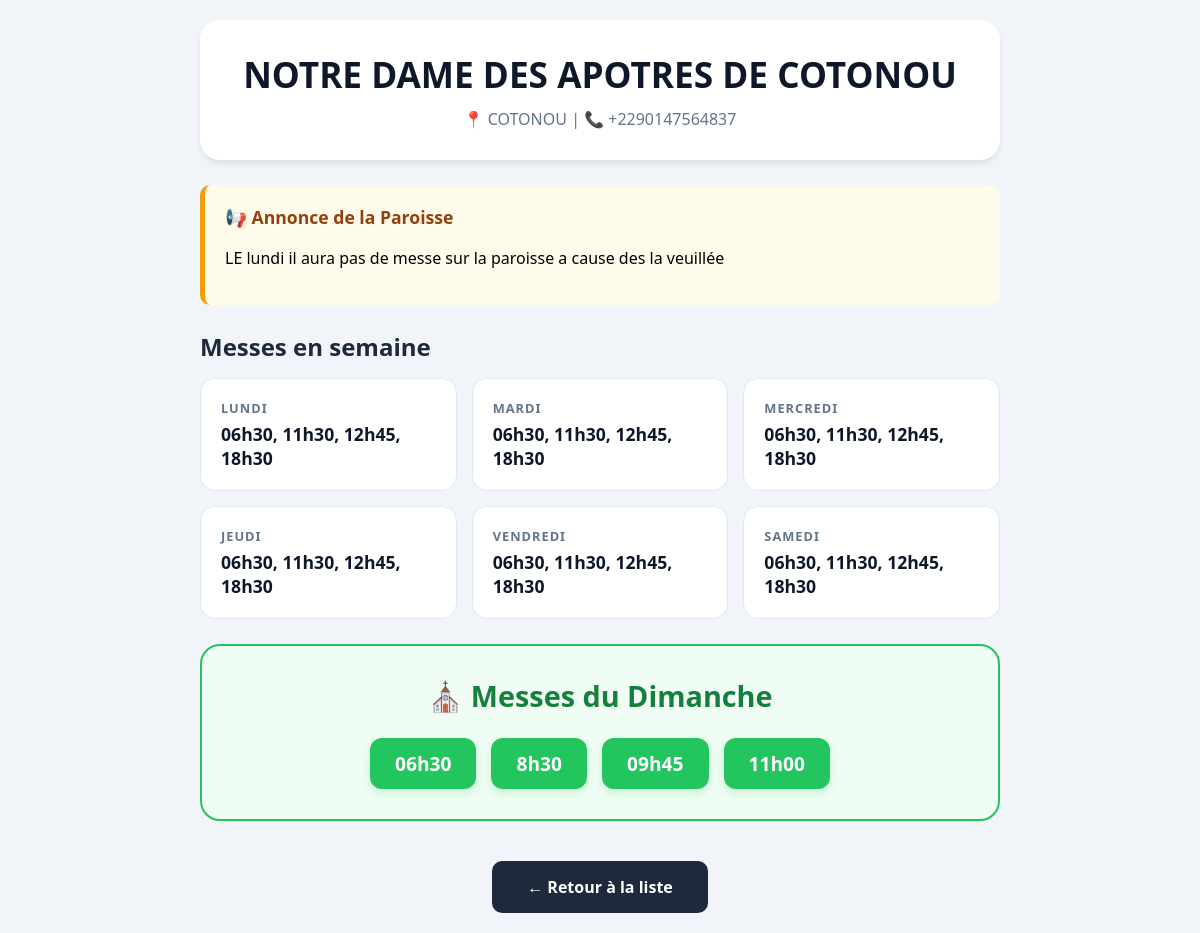
Screenshot of /paroisse/2 with the database file from the repository.
### app.py (models this page shows)
class Paroisse(db.Model):
    id = db.Column(db.Integer, primary_key=True)
    nom = db.Column(db.String(100), nullable=False)
    ville = db.Column(db.String(100), nullable=False)
    telephone = db.Column(db.String(20))
    code = db.Column(db.String(20), nullable=False, unique=True)
    annonce = db.Column(db.Text, default="")
    h_lundi = db.Column(db.String(100), default="À préciser")
    h_mardi = db.Column(db.String(100), default="À préciser")
    h_mercredi = db.Column(db.String(100), default="À préciser")
    h_jeudi = db.Column(db.String(100), default="À préciser")
    h_vendredi = db.Column(db.String(100), default="À préciser")
    h_samedi = db.Column(db.String(100), default="À préciser")
    h_dimanche = db.Column(db.String(100), default="À préciser")

### app.py (the view)
@app.route('/paroisse/<int:id>')
def details_paroisse(id):
    paroisse = db.session.get(Paroisse, id)
    if not paroisse:
        flash("Paroisse introuvable")
        return redirect(url_for('liste'))
    return render_template('details.html', paroisse=paroisse, getattr=getattr)

### templates/details.html (shortened to what this page needs)
<!DOCTYPE html>
<html lang="fr">
<head>
</head>
<body>
<div class="container">
    <div class="header-card">
        <h1>{{ paroisse.nom }}</h1>
        <div class="info-paroisse">
            <span>📍 {{ paroisse.ville }}</span> |
            <span>📞 {{ paroisse.telephone }}</span>
        </div>
    </div>
    {% if paroisse.annonce %}
    <div class="annonce-box">
        <h3>📢 Annonce de la Paroisse</h3>
        <p>{{ paroisse.annonce }}</p>
    </div>
    {% endif %}
    <h2 style="color: #1e293b; margin-bottom: 15px;">Messes en semaine</h2>
    <div class="week-grid">
        {% set planning = [
            ('Lundi', paroisse.h_lundi),
            ('Mardi', paroisse.h_mardi),
            ('Mercredi', paroisse.h_mercredi),
            ('Jeudi', paroisse.h_jeudi),
            ('Vendredi', paroisse.h_vendredi),
            ('Samedi', paroisse.h_samedi)
        ] %}
        {% for jour, heure in planning %}
        <div class="day-card">
            <span class="day-name">{{ jour }}</span>
            <div class="day-time">{{ heure if heure and heure != "À préciser" else 'Pas de messe' }}</div>
        </div>
        {% endfor %}
    </div>
    <div class="sunday-card">
        <h2 class="sunday-title">⛪ Messes du Dimanche</h2>
        <div class="sunday-times">
            {% if paroisse.h_dimanche and paroisse.h_dimanche != "À préciser" %}
                {% for h in paroisse.h_dimanche.split(',') %}
                    <div class="time-badge">{{ h.strip() }}</div>
                {% endfor %}
            {% else %}
                <p style="color: #15803d; font-style: italic;">Horaires à confirmer auprès de la paroisse.</p>
            {% endif %}
        </div>
    </div>
    <div style="text-align: center; margin-top: 40px;">
        <a href="/" class="btn-back">← Retour à la liste</a>
    </div>
</div>
</body>
</html>

### templates/details.html (style rules this page uses)
body { font-family: 'Segoe UI', Tahoma, Geneva, Verdana, sans-serif; background-color: #f1f5f9; margin: 0; padding: 20px; }
.container { max-width: 800px; margin: 0 auto; }
.header-card { background: white; padding: 30px; border-radius: 20px; box-shadow: 0 4px 6px -1px rgba(0,0,0,0.1); text-align: center; margin-bottom: 25px; }
.header-card h1 { margin: 0; color: #0f172a; font-size: 2.2rem; }
.info-paroisse { color: #64748b; margin-top: 10px; font-weight: 500; }
.annonce-box { background: #fffbeb; border-left: 5px solid #f59e0b; padding: 20px; border-radius: 10px; margin-bottom: 25px; }
.annonce-box h3 { margin-top: 0; color: #92400e; font-size: 1.1rem; }
.week-grid { display: grid; grid-template-columns: repeat(auto-fit, minmax(200px, 1fr)); gap: 15px; margin-bottom: 25px; }
.day-card { background: white; padding: 20px; border-radius: 15px; border: 1px solid #e2e8f0; transition: transform 0.2s; }
.day-name { display: block; color: #64748b; font-size: 0.8rem; font-weight: bold; text-transform: uppercase; letter-spacing: 1px; }
.day-time { font-size: 1.1rem; font-weight: 600; color: #0f172a; margin-top: 5px; }
.sunday-card { background: #f0fdf4; border: 2px solid #22c55e; border-radius: 20px; padding: 30px; text-align: center; margin-bottom: 30px; }
.sunday-title { color: #15803d; margin-top: 0; font-size: 1.8rem; }
.sunday-times { display: flex; flex-wrap: wrap; justify-content: center; gap: 15px; margin-top: 15px; }
.time-badge { background: #22c55e; color: white; padding: 12px 25px; border-radius: 12px; font-weight: bold; font-size: 1.2rem; box-shadow: 0 4px 10px rgba(34, 197, 94, 0.2); }
.btn-back { display: inline-block; background: #1e293b; color: white; padding: 15px 35px; text-decoration: none; border-radius: 10px; font-weight: bold; transition: background 0.2s; }

### rows the page displays
Paroisse: nom "NOTRE DAME DES APOTRES DE COTONOU", ville "COTONOU", telephone "+2290147564837", annonce "LE lundi il aura pas de messe sur la paroisse a cause des la veuillée", jour "LUNDI", h_lundi "06h30, 11h30, 12h45, 18h30", jour "MARDI", h_mardi "06h30, 11h30, 12h45, 18h30", jour "MERCREDI", h_mercredi "06h30, 11h30, 12h45, 18h30", jour "JEUDI", h_jeudi "06h30, 11h30, 12h45, 18h30", jour "VENDREDI", h_vendredi "06h30, 11h30, 12h45, 18h30", jour "SAMEDI", h_samedi "06h30, 11h30, 12h45, 18h30"

### other values shown
{{ h.strip() }} "06h30" "8h30" "09h45" "11h00"
